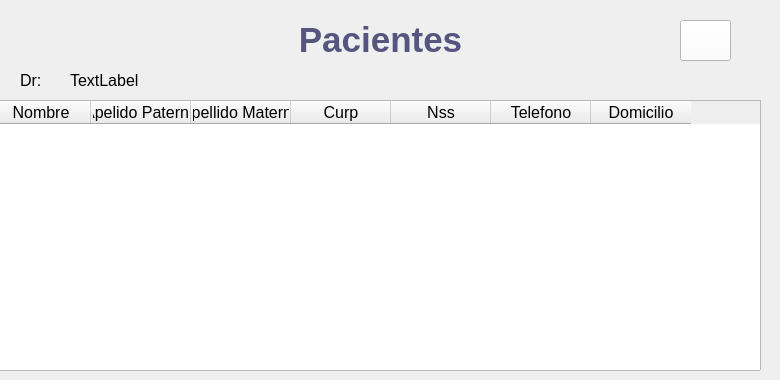
    <widget class="QWidget" name="ver_pacientes_13">
     <widget class="QTableWidget" name="ver_pacientes">
      <property name="geometry">
       <rect>
        <x>-10</x>
        <y>100</y>
        <width>771</width>
        <height>271</height>
       </rect>
      </property>
      <property name="font">
       <font>
        <pointsize>12</pointsize>
       </font>
      </property>
      <column>
       <property name="text">
        <string>Nombre</string>
       </property>
      </column>
      <column>
       <property name="text">
        <string>Apelido Paterno</string>
       </property>
      </column>
      <column>
       <property name="text">
        <string>Apellido Materno</string>
       </property>
      </column>
      <column>
       <property name="text">
        <string>Curp</string>
       </property>
      </column>
      <column>
       <property name="text">
        <string>Nss</string>
       </property>
      </column>
      <column>
       <property name="text">
        <string>Telefono</string>
       </property>
      </column>
      <column>
       <property name="text">
        <string>Domicilio</string>
       </property>
      </column>
     </widget>
     <widget class="QLabel" name="title_16">
      <property name="geometry">
       <rect>
        <x>160</x>
        <y>20</y>
        <width>441</width>
        <height>41</height>
       </rect>
      </property>
      <property name="text">
       <string>&lt;html&gt;&lt;head/&gt;&lt;body&gt;&lt;p align=&quot;center&quot;&gt;&lt;span style=&quot; font-size:26pt; font-weight:600; color:#55557f;&quot;&gt;Pacientes&lt;/span&gt;&lt;/p&gt;&lt;/body&gt;&lt;/html&gt;</string>
      </property>
     </widget>
     <widget class="QPushButton" name="backRP_4">
      <property name="geometry">
       <rect>
        <x>680</x>
        <y>20</y>
        <width>51</width>
        <height>41</height>
       </rect>
      </property>
      <property name="styleSheet">
       <string notr="true">QPushButton {
background-color: rgb(255,255,255);
color:rgb(62,95,138);
}</string>
      </property>
      <property name="text">
       <string/>
      </property>
      <property name="icon">
       <iconset>
        <normalon>:/imgs/back.png</normalon>
       </iconset>
      </property>
     </widget>
     <widget class="QLabel" name="doc_LB_2">
      <property name="geometry">
       <rect>
        <x>70</x>
        <y>70</y>
        <width>311</width>
        <height>20</height>
       </rect>
      </property>
      <property name="font">
       <font>
        <pointsize>12</pointsize>
       </font>
      </property>
      <property name="text">
       <string>TextLabel</string>
      </property>
     </widget>
     <widget class="QLabel" name="dr_LB_5">
      <property name="geometry">
       <rect>
        <x>20</x>
        <y>70</y>
        <width>51</width>
        <height>20</height>
       </rect>
      </property>
      <property name="font">
       <font>
        <pointsize>12</pointsize>
       </font>
      </property>
      <property name="text">
       <string>Dr:</string>
      </property>
     </widget>
    </widget>
